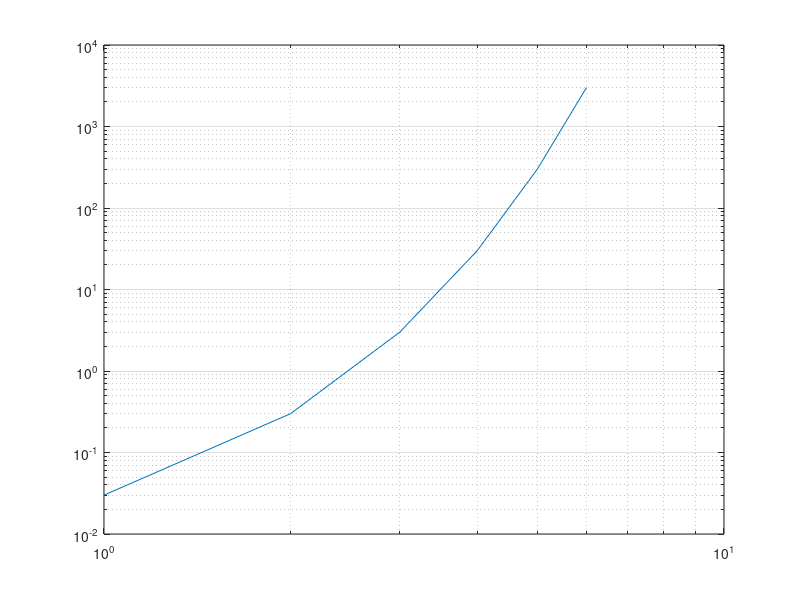

This figure's MATLAB source:
y = [0.03 0.3 3 30 300 3000];
% specify only one coordinate vector
loglog(y)
% plot the coordinates against the values 1:length(y)
grid on
% show the grid lines
